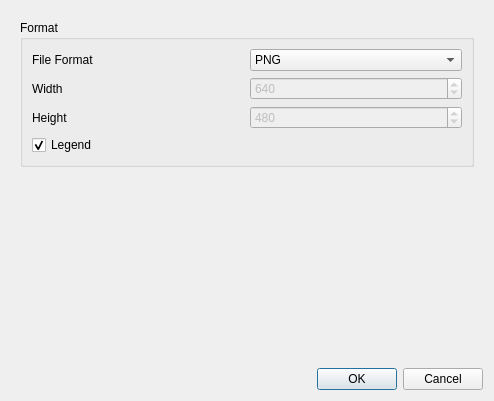
<?xml version="1.0" encoding="UTF-8"?>
<ui version="4.0">
 <class>ExportPicDialog</class>
 <widget class="QDialog" name="ExportPicDialog">
  <property name="geometry">
   <rect>
    <x>0</x>
    <y>0</y>
    <width>494</width>
    <height>401</height>
   </rect>
  </property>
  <property name="windowTitle">
   <string>Export</string>
  </property>
  <layout class="QVBoxLayout" name="verticalLayout">
   <item>
    <widget class="QWidget" name="widget_2" native="true">
     <property name="minimumSize">
      <size>
       <width>222</width>
       <height>0</height>
      </size>
     </property>
     <layout class="QHBoxLayout" name="horizontalLayout_3" stretch="0">
      <item>
       <widget class="QWidget" name="widget" native="true">
        <property name="minimumSize">
         <size>
          <width>0</width>
          <height>0</height>
         </size>
        </property>
        <layout class="QVBoxLayout" name="verticalLayout_2">
         <property name="leftMargin">
          <number>0</number>
         </property>
         <property name="topMargin">
          <number>0</number>
         </property>
         <property name="rightMargin">
          <number>0</number>
         </property>
         <property name="bottomMargin">
          <number>0</number>
         </property>
         <item>
          <widget class="QGroupBox" name="groupBox">
           <property name="title">
            <string>Format</string>
           </property>
           <layout class="QGridLayout" name="gridLayout_2">
            <item row="1" column="1">
             <widget class="QSpinBox" name="width">
              <property name="enabled">
               <bool>false</bool>
              </property>
              <property name="minimum">
               <number>100</number>
              </property>
              <property name="maximum">
               <number>3000</number>
              </property>
              <property name="value">
               <number>640</number>
              </property>
             </widget>
            </item>
            <item row="2" column="0">
             <widget class="QLabel" name="label_4">
              <property name="text">
               <string>Height</string>
              </property>
             </widget>
            </item>
            <item row="0" column="0">
             <widget class="QLabel" name="label_3">
              <property name="text">
               <string>File Format</string>
              </property>
             </widget>
            </item>
            <item row="1" column="0">
             <widget class="QLabel" name="label_6">
              <property name="text">
               <string>Width</string>
              </property>
             </widget>
            </item>
            <item row="3" column="0">
             <widget class="QCheckBox" name="legend">
              <property name="text">
               <string>Legend</string>
              </property>
              <property name="checked">
               <bool>true</bool>
              </property>
             </widget>
            </item>
            <item row="2" column="1">
             <widget class="QSpinBox" name="height">
              <property name="enabled">
               <bool>false</bool>
              </property>
              <property name="minimum">
               <number>100</number>
              </property>
              <property name="maximum">
               <number>3000</number>
              </property>
              <property name="value">
               <number>480</number>
              </property>
             </widget>
            </item>
            <item row="0" column="1">
             <widget class="QComboBox" name="fileFormat">
              <item>
               <property name="text">
                <string>PNG</string>
               </property>
              </item>
             </widget>
            </item>
           </layout>
          </widget>
         </item>
         <item>
          <spacer name="verticalSpacer">
           <property name="orientation">
            <enum>Qt::Vertical</enum>
           </property>
           <property name="sizeHint" stdset="0">
            <size>
             <width>20</width>
             <height>40</height>
            </size>
           </property>
          </spacer>
         </item>
        </layout>
       </widget>
      </item>
     </layout>
    </widget>
   </item>
   <item>
    <widget class="QDialogButtonBox" name="buttonBox">
     <property name="orientation">
      <enum>Qt::Horizontal</enum>
     </property>
     <property name="standardButtons">
      <set>QDialogButtonBox::Cancel|QDialogButtonBox::Ok</set>
     </property>
    </widget>
   </item>
  </layout>
 </widget>
 <resources/>
 <connections>
  <connection>
   <sender>buttonBox</sender>
   <signal>accepted()</signal>
   <receiver>ExportPicDialog</receiver>
   <slot>accept()</slot>
   <hints>
    <hint type="sourcelabel">
     <x>257</x>
     <y>653</y>
    </hint>
    <hint type="destinationlabel">
     <x>157</x>
     <y>274</y>
    </hint>
   </hints>
  </connection>
  <connection>
   <sender>buttonBox</sender>
   <signal>rejected()</signal>
   <receiver>ExportPicDialog</receiver>
   <slot>reject()</slot>
   <hints>
    <hint type="sourcelabel">
     <x>325</x>
     <y>653</y>
    </hint>
    <hint type="destinationlabel">
     <x>286</x>
     <y>274</y>
    </hint>
   </hints>
  </connection>
 </connections>
</ui>
